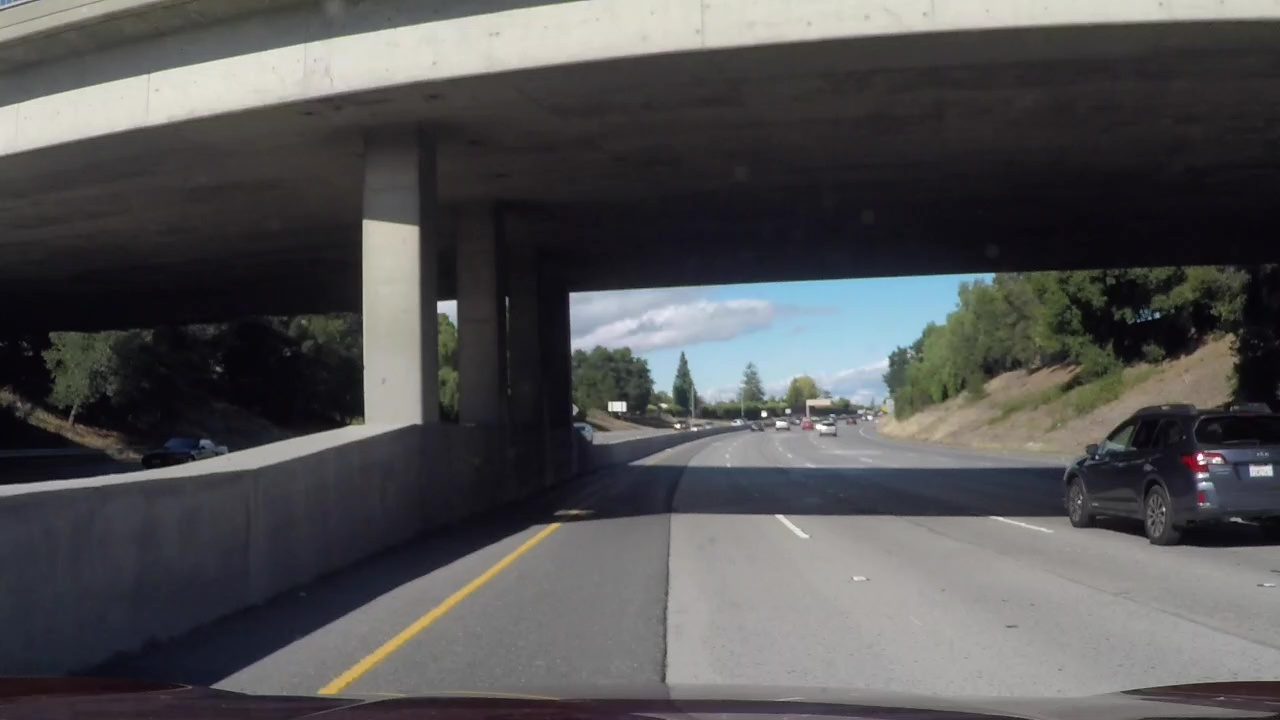
#> input picture test_images/vlcsnap-00001.jpg, 1280 x 720 px; its folder holds only this picture in this run
$ jupyter execute --allow-errors P1.ipynb   (shell and % lines are left out)
#> lines starting #> are read from the running program, lines starting #| are printed output that depends on the picture; after the words box and inside, x2 and y2 are one past the last pixel; in counts of white or black regions, pixels touching at a corner belong together
#> further down, image is the input picture: shape (720, 1280, 3); mean B, G, R 83.4, 82.5, 82.8
# **Finding Lane Lines on the Road**
***
In this project, you will use the tools you learned about in the lesson to identify lane lines on the road.  You can develop your pipeline on a series of individual images, and later apply the result to a video stream (really just a series of images). Check out the video clip "raw-lines-example.mp4" (also contained in this repository) to see what the output should look like after using the helper functions below.

Once you have a result that looks roughly like "raw-lines-example.mp4", you'll need to get creative and try to average and/or extrapolate the line segments you've detected to map out the full extent of the lane lines.  You can see an example of the result you're going for in the video "P1_example.mp4".  Ultimately, you would like to draw just one line for the left side of the lane, and one for the right.

---
Let's have a look at our first image called 'test_images/solidWhiteRight.jpg'.  Run the 2 cells below (hit Shift-Enter or the "play" button above) to display the image.

**Note** If, at any point, you encounter frozen display windows or other confounding issues, you can always start again with a clean slate by going to the "Kernel" menu above and selecting "Restart & Clear Output".

---

**The tools you have are color selection, region of interest selection, grayscaling, Gaussian smoothing, Canny Edge Detection and Hough Tranform line detection.  You  are also free to explore and try other techniques that were not presented in the lesson.  Your goal is piece together a pipeline to detect the line segments in the image, then average/extrapolate them and draw them onto the image for display (as below).  Once you have a working pipeline, try it out on the video stream below.**

---

<figure>

 <figcaption>
 <p></p>
 <p style="text-align: center;"> Your output should look something like this (above) after detecting line segments using the helper functions below </p>
 </figcaption>
</figure>
 <p></p>
<figure>

 <figcaption>
 <p></p>
 <p style="text-align: center;"> Your goal is to connect/average/extrapolate line segments to get output like this</p>
 </figcaption>
</figure>

[cell 1]
#importing some useful packages
import matplotlib.pyplot as plt
import matplotlib.image as mpimg
import numpy as np
import cv2

#> (a cell that did not finish here is left out)

**Some OpenCV functions (beyond those introduced in the lesson) that might be useful for this project are:**

`cv2.inRange()` for color selection
`cv2.fillPoly()` for regions selection
`cv2.line()` to draw lines on an image given endpoints
`cv2.addWeighted()` to coadd / overlay two images
`cv2.cvtColor()` to grayscale or change color
`cv2.imwrite()` to output images to file
`cv2.bitwise_and()` to apply a mask to an image

**Check out the OpenCV documentation to learn about these and discover even more awesome functionality!**

Below are some helper functions to help get you started. They should look familiar from the lesson!

[cell 3]
import math

# [7 lines left out: function grayscale, not called in this run]
    # Or use BGR2GRAY if you read an image with cv2.imread()
    # return cv2.cvtColor(img, cv2.COLOR_BGR2GRAY)

def canny(img, low_threshold, high_threshold):
    """Applies the Canny transform"""
    return cv2.Canny(img, low_threshold, high_threshold)

def gaussian_blur(img, kernel_size):
    """Applies a Gaussian Noise kernel"""
    return cv2.GaussianBlur(img, (kernel_size, kernel_size), 0)

# [72 lines left out: functions region_of_interest, draw_lines, hough_lines, weighted_img, not called in this run]

## Test on Images

Now you should build your pipeline to work on the images in the directory "test_images"
**You should make sure your pipeline works well on these images before you try the videos.**

[cell 4]
import os
os.listdir("test_images/")

run your solution on all test_images and make copies into the test_images directory).

[cell 5]
# TODO: Build your pipeline that will draw lane lines on the test_images
# then save them to the test_images directory.

def pipeline(img):
    grayscale = cv2.cvtColor(img, cv2.COLOR_BGR2GRAY)
    kernel_size = 3
    blur_gray = cv2.GaussianBlur(grayscale, (kernel_size, kernel_size), 0)
    # Use Otsu's method to identify thresholds
    high_threshold, thresh_im = cv2.threshold(grayscale, 0, 255, cv2.THRESH_BINARY + cv2.THRESH_OTSU)
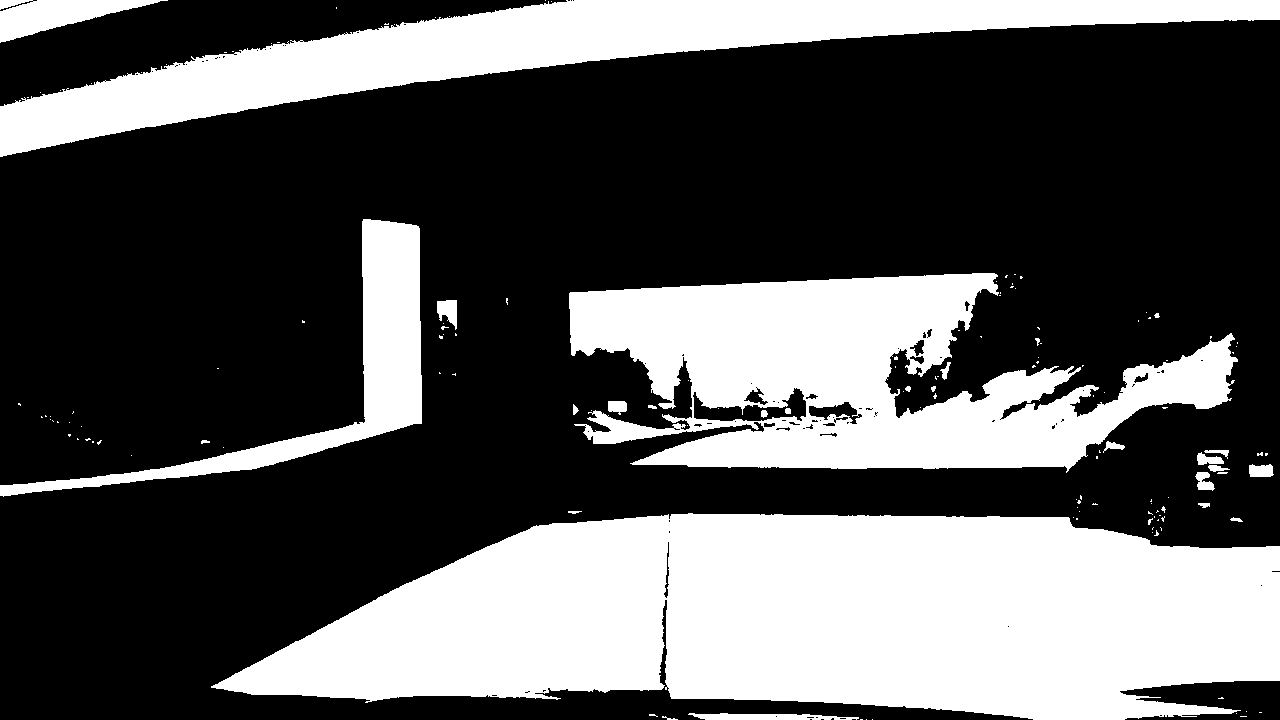
#> thresh_im: shape (720, 1280); 34.7% white; 148 white regions (119 under 20 px), largest, box (x1, y1, x2, y2) and area: (211, 513, 1280, 720) 162721, (569, 273, 1238, 473) 73768, (0, 0, 1280, 157) 59060
#> high_threshold = 101
    low_threshold = 0.5 * high_threshold
#> low_threshold = 50.5
    edges = cv2.Canny(blur_gray, low_threshold, high_threshold)
#> edges: shape (720, 1280); 2.4% white in thin lines or dots

    # Next we'll create a masked edges image using cv2.fillPoly()
    mask = np.zeros_like(edges)
    ignore_mask_color = 255

    # This time we are defining a four sided polygon to mask
    imshape = image.shape
    horizon_pct = 0.60
    vertices = np.array([[(0, imshape[0]),
                          (0.47*imshape[1], horizon_pct*imshape[0]),
                          (0.54*imshape[1], horizon_pct*imshape[0]),
                          (imshape[1],imshape[0])]],
                        dtype=np.int32)
    cv2.fillPoly(mask, vertices, ignore_mask_color)
#> mask: shape (720, 1280); 21.4% white; 1 white region, box (x1, y1, x2, y2) and area: (2, 432, 1279, 720) 197298
    masked_edges = cv2.bitwise_and(edges, mask)
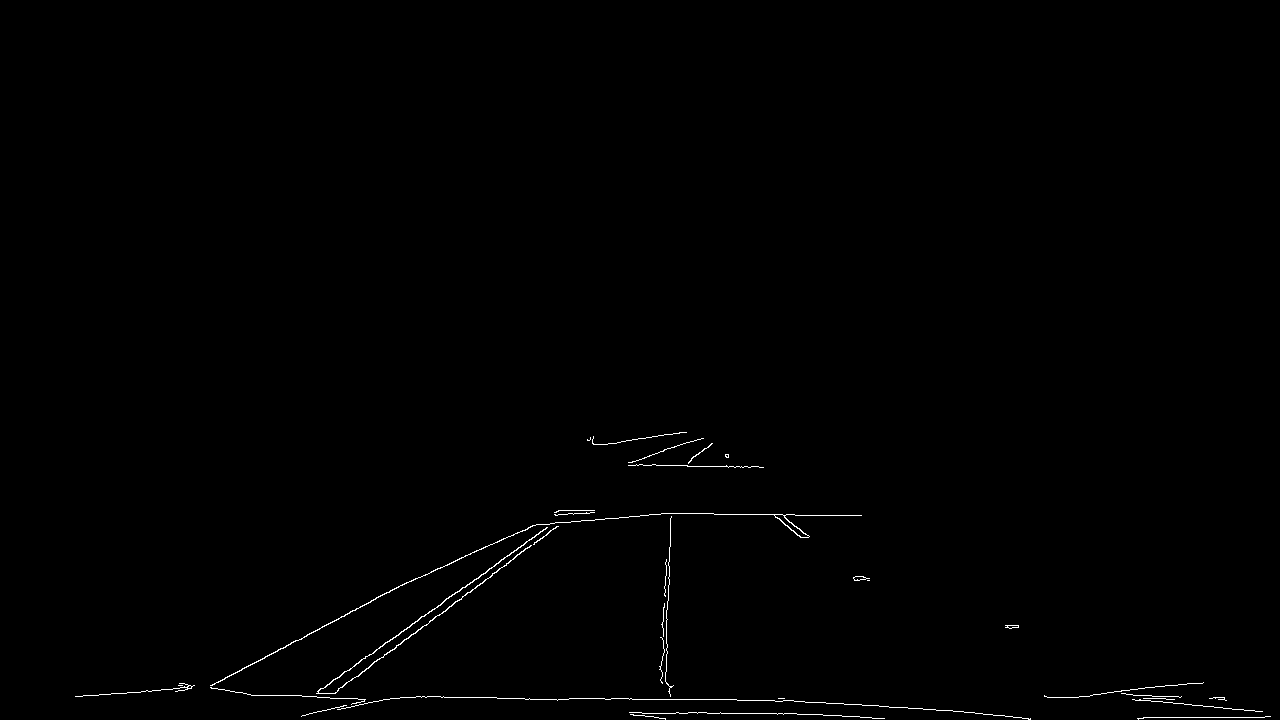
#> masked_edges: shape (720, 1280); 0.48% white in thin lines or dots, all inside (x1, y1, x2, y2) = (75, 432, 1271, 720)

    # Define the Hough transform parameters
    # Make a blank the same size as our image to draw on
    rho = 2 # distance resolution in pixels of the Hough grid
    theta = np.pi/180 # angular resolution in radians of the Hough grid
    threshold = 50    # minimum number of votes (intersections in Hough grid cell)
    min_line_length = 180 #minimum number of pixels making up a line
    max_line_gap = 180    # maximum gap in pixels between connectable line segments
    line_image = np.copy(image)*0 # creating a blank to draw lines on
#> line_image: shape (720, 1280, 3); every value is 0

    # Run Hough on edge detected image
    # Output "lines" is an array containing endpoints of detected line segments
    lines = cv2.HoughLinesP(masked_edges, rho, theta, threshold, np.array([]),
                                min_line_length, max_line_gap)
#> lines = 29 rows, first 6: [690, 712, 884, 718], [303, 715, 679, 432], [364, 700, 793, 700], [578, 698, 825, 702], [83, 695, 301, 695], [211, 685, 406, 582]

    # Iterate over the output "lines" and draw lines on a blank image
    for line in lines:
        for x1,y1,x2,y2 in line:
            cv2.line(line_image,(x1,y1),(x2,y2),(255,0,0),10)
#> this loop made 29 passes
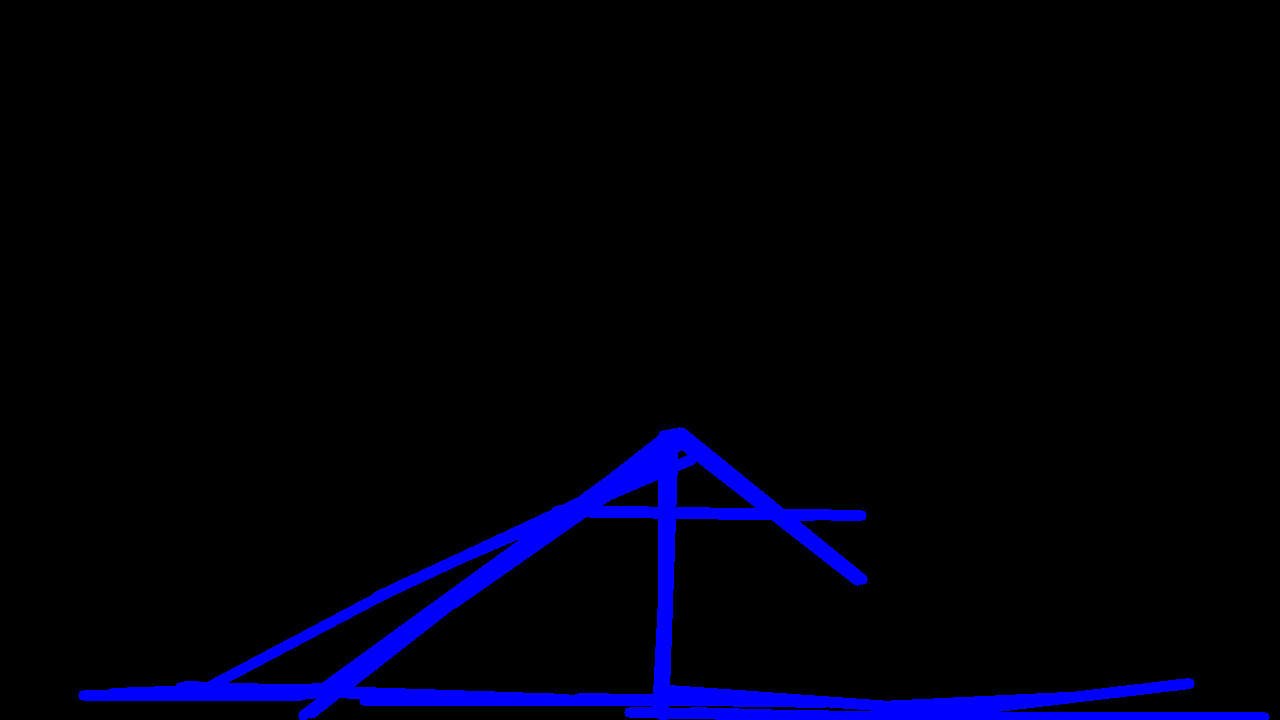
#> line_image: shape (720, 1280, 3); mean B, G, R 12.8, 0, 0

    # Create a "color" binary image to combine with line image
    color_edges = np.dstack((edges, edges, edges))
#> color_edges: shape (720, 1280, 3); 2.4% white in thin lines or dots

    # Draw the lines on the edge image
    lines_edges = cv2.addWeighted(color_edges, 0.8, line_image, 1, 0)
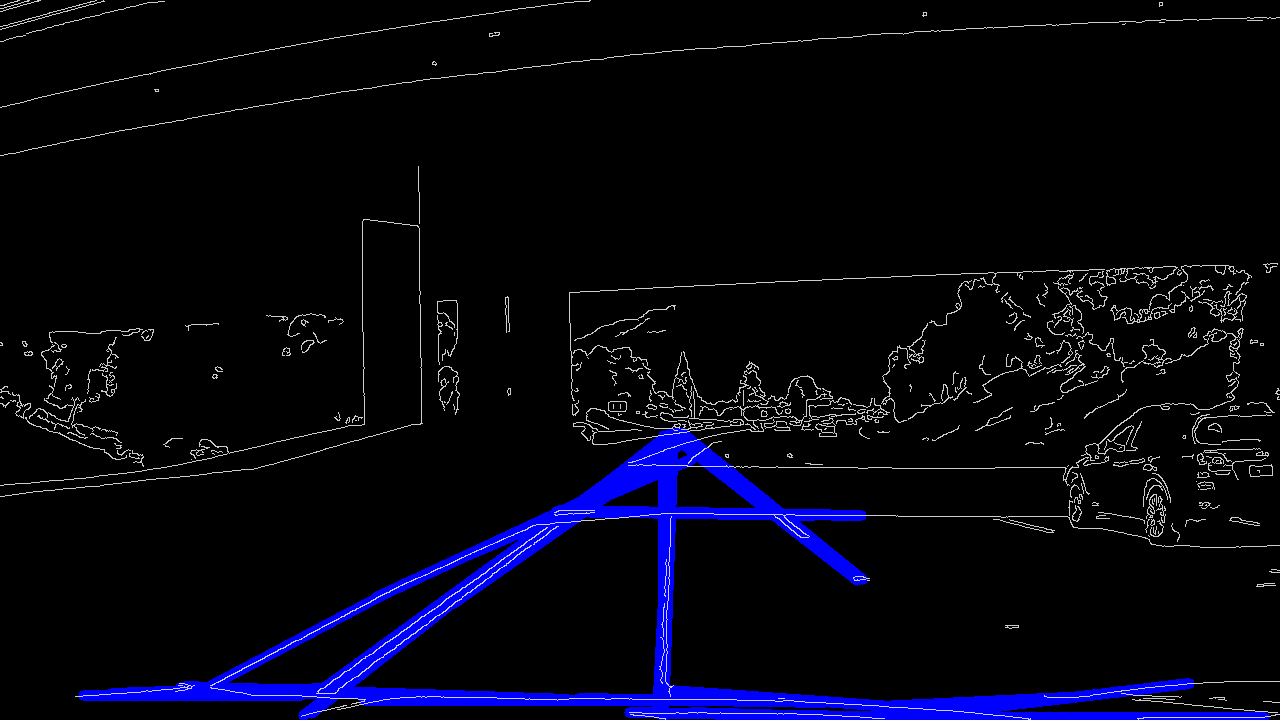
#> lines_edges: shape (720, 1280, 3); mean of channels 0, 1, 2 16.9, 5, 5; drawn as B, G, R
    return lines_edges


for fn in os.listdir("test_images/"):
    if (not fn.endswith(".jpg")):
        continue
    image = cv2.imread("test_images/" + fn)
    result = pipeline(image)
    cv2.imwrite("test_images/output_" + fn, result)

$ run again, on test_images/vlcsnap-00005.jpg
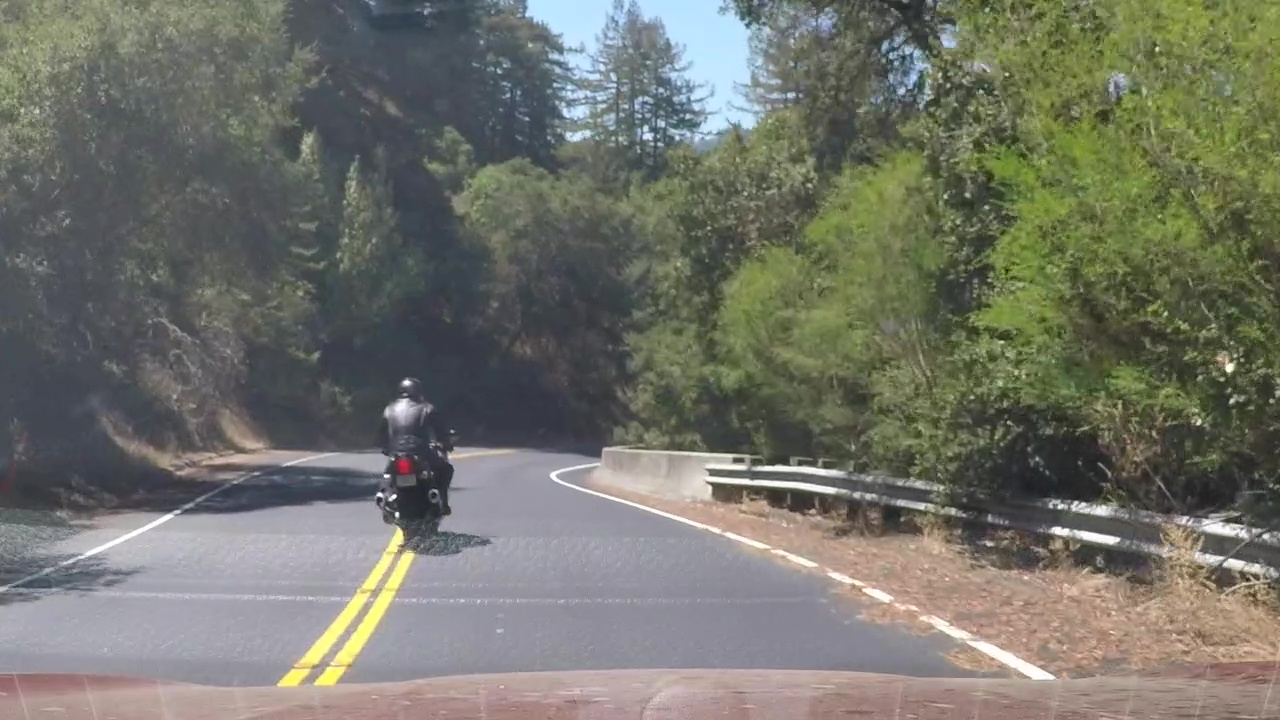
#> input picture test_images/vlcsnap-00005.jpg, 1280 x 720 px
#> image is the input picture: shape (720, 1280, 3); mean B, G, R 106.1, 115.9, 115
#> in pipeline, `high_threshold, thresh_im = cv2.threshold(grayscale, 0, 255, cv2.THRES..`:
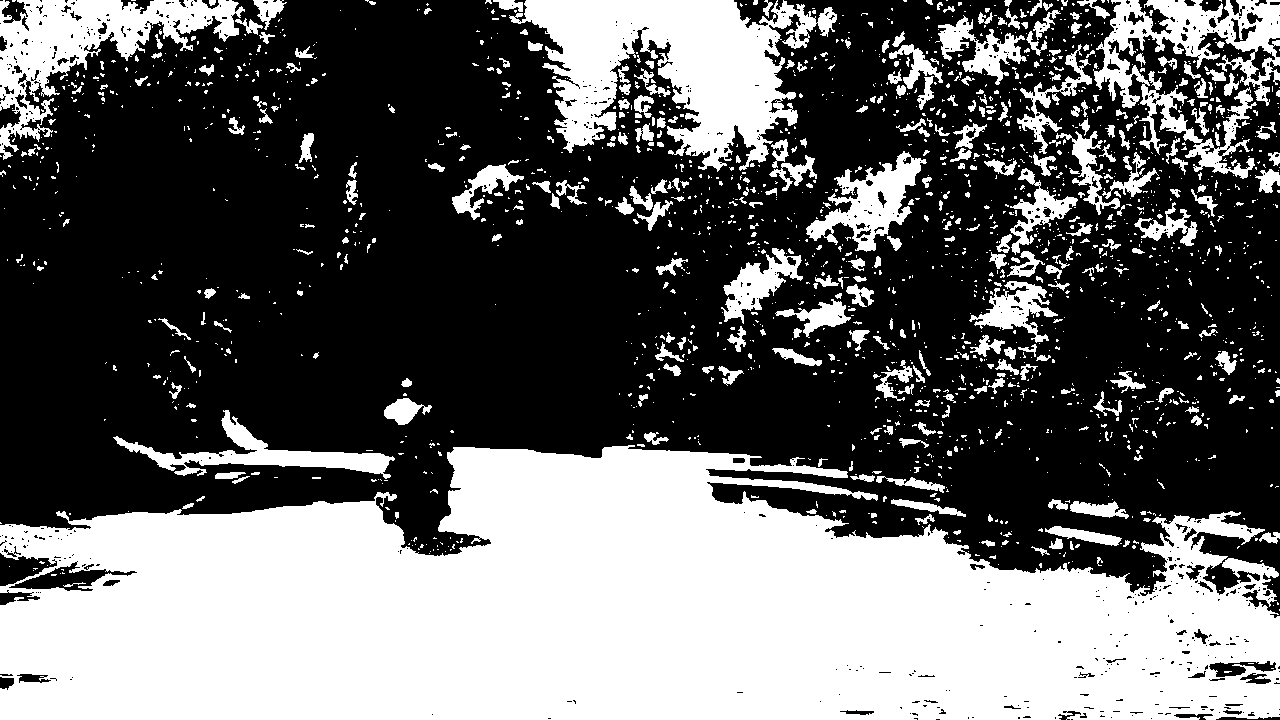
#> thresh_im: shape (720, 1280); 40.3% white; 1904 white regions (1501 under 20 px), largest, box (x1, y1, x2, y2) and area: (0, 445, 1280, 720) 256627, (509, 0, 837, 172) 27989, (0, 0, 245, 160) 12756
#> high_threshold = 121
#> low_threshold = 60.5
#> edges: shape (720, 1280); 7.3% white in thin lines or dots
#> mask: shape (720, 1280); 21.4% white; 1 white region, box (x1, y1, x2, y2) and area: (2, 432, 1279, 720) 197298
#> masked_edges: shape (720, 1280); 0.86% white in thin lines or dots, all inside (x1, y1, x2, y2) = (178, 432, 1275, 720)
#> lines = 73 rows, first 6: [604, 669, 1146, 669], [550, 476, 1142, 668], [315, 685, 519, 671], [900, 675, 1085, 678], [553, 480, 1132, 668], [601, 457, 1110, 716]
#> the loop in pipeline, `for line in lines:` made 73 passes
#> color_edges: shape (720, 1280, 3); 7.3% white in thin lines or dots
#> in pipeline, `lines_edges = cv2.addWeighted(color_edges, 0.8, line_image, 1, 0)`:
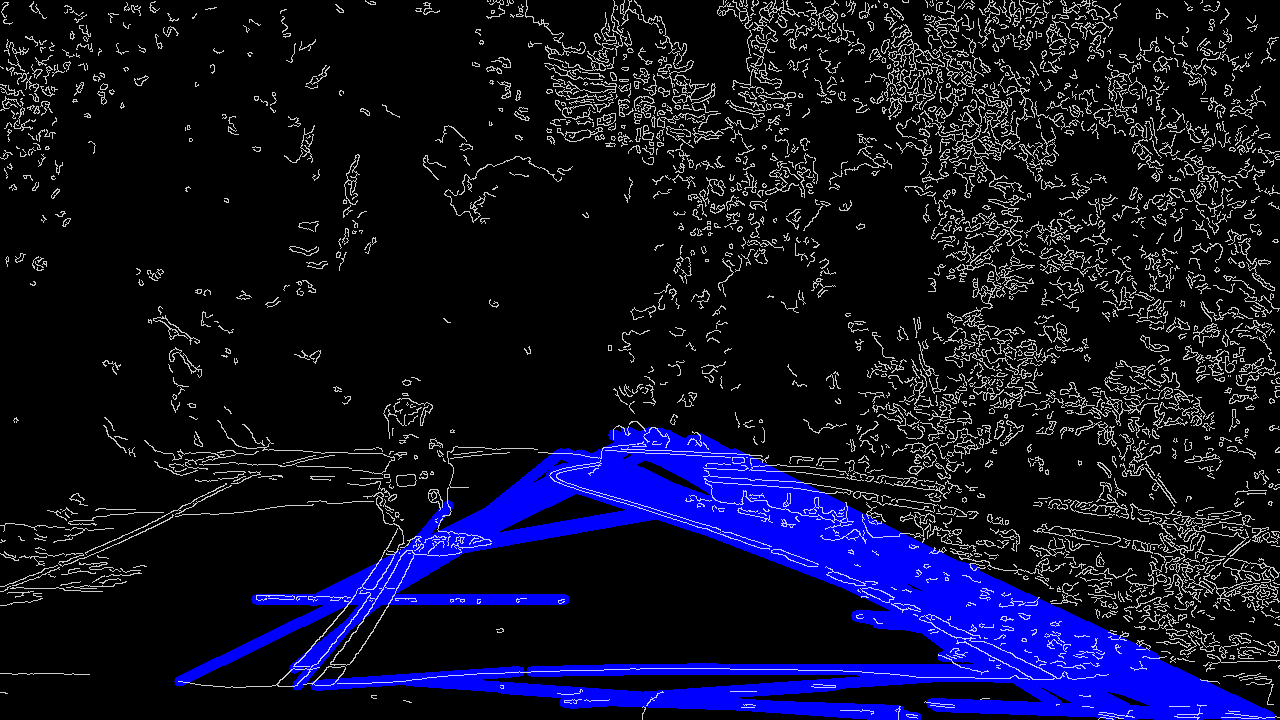
#> lines_edges: shape (720, 1280, 3); mean of channels 0, 1, 2 39.5, 15, 15; drawn as B, G, R
